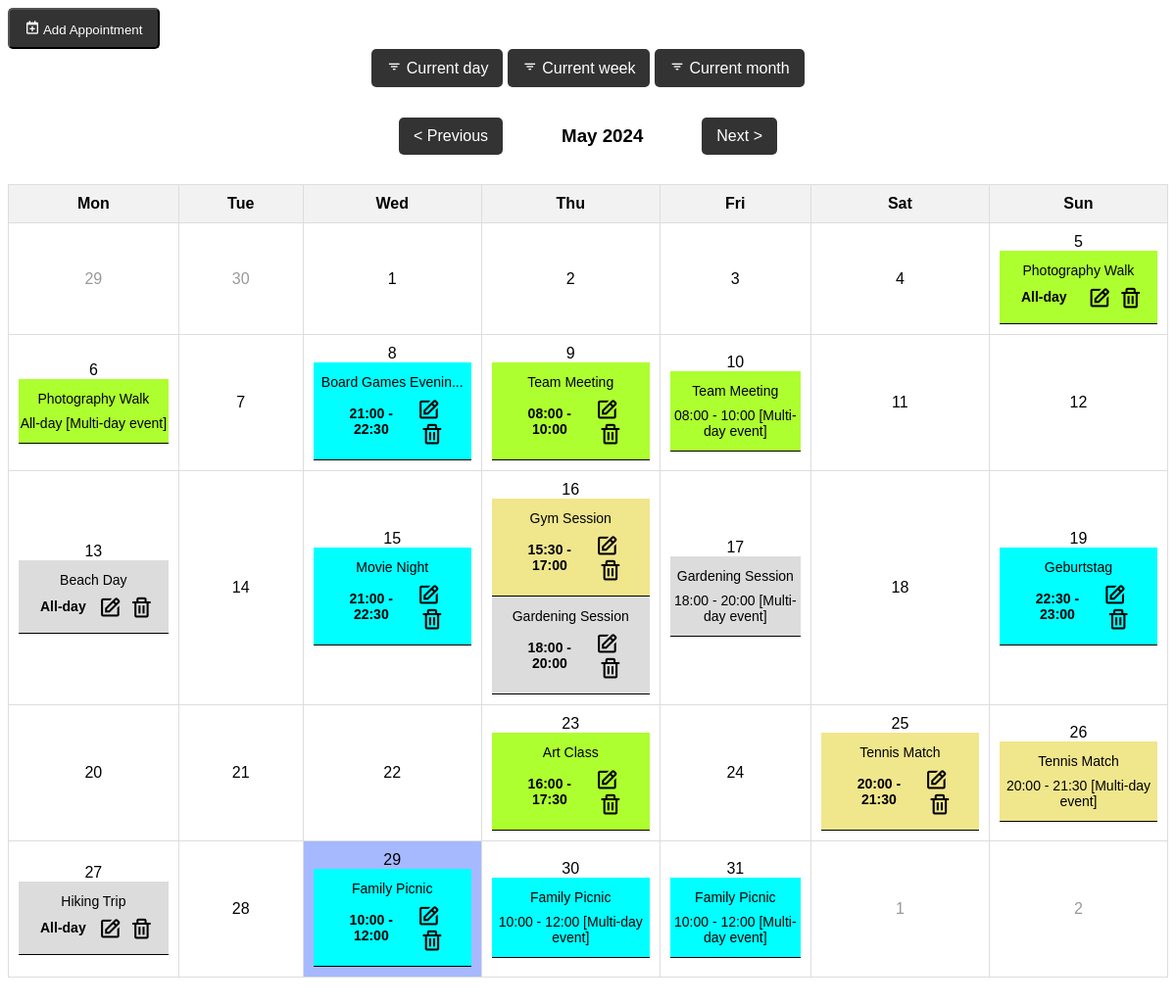
The page / on the database its author committed.
### tables this page shows
CREATE TABLE `appointments` (
  `id` int(11) NOT NULL,
  `title` varchar(255) NOT NULL,
  `description` text DEFAULT NULL,
  `date` date NOT NULL,
  `end_date` date DEFAULT NULL,
  `start_time` time DEFAULT NULL,
  `end_time` time DEFAULT NULL,
  `is_full_day` tinyint(1) NOT NULL DEFAULT 0,
  `category` varchar(50) DEFAULT NULL,
  `created_at` timestamp NULL DEFAULT current_timestamp(),
  `category_id` int(11) DEFAULT NULL
);

### index.php (the view, shortened to what this page needs)
<?php
include 'db_connection.php';
$month = isset($_GET['month']) ? $_GET['month'] : date('m');
$year = isset($_GET['year']) ? $_GET['year'] : date('Y');
$view = isset($_GET['view']) ? $_GET['view'] : 'month';
$daysInMonth = cal_days_in_month(CAL_GREGORIAN, $month, $year);
$firstDay = mktime(0, 0, 0, $month, 1, $year);
$monthName = date('F', $firstDay);
$dayOfWeek = date('N', $firstDay);
$currentWeek = date('W');
$daysOfWeek = ["Mon", "Tue", "Wed", "Thu", "Fri", "Sat", "Sun"];
?>
<!DOCTYPE html>
<html lang="en">
<head>
    <link rel="stylesheet" href="css/style.css">
    <link href='https://unpkg.com/boxicons@2.1.4/css/boxicons.min.css' rel='stylesheet'>
</head>
<body>
    <button onclick="openAddModal()" class="buttun"> <i class='bx bx-calendar-plus bx-tada bx-xs'></i> Add Appointment</button>
    <div class="calendar-container">
        <div class="navigation">
            <a href='?view=day&month=<?= date('m') ?>&year=<?= date('Y') ?>'> <i class='bx bx-filter'></i> Current day </a> &nbsp;
            <a href='?view=week&month=<?= date('m') ?>&year=<?= date('Y') ?>&week=<?= $currentWeek ?>'> <i class='bx bx-filter'></i> Current week</a>&nbsp;
            <a href='?view=month&month=<?= date('m') ?>&year=<?= date('Y') ?>'><i class='bx bx-filter'></i> Current month</a>
        </div>
        <?php if ($view == 'month') : ?>
            <div class="navigation">
                <a href='?month=<?= ($month == 1) ? 12 : $month - 1 ?>&year=<?= ($month == 1) ? $year - 1 : $year ?>'>
                    &lt; Previous</a>
                <h3 class='h3'><?= $monthName ?> <?= $year ?></h3>
                <a href='?month=<?= ($month == 12) ? 1 : $month + 1 ?>&year=<?= ($month == 12) ? $year + 1 : $year ?>'>Next
                    &gt;</a>
            </div>
            <table class="tableM">
                <tr>
                    <?php foreach ($daysOfWeek as $day) : ?>
                        <th><?= $day ?></th>
                    <?php endforeach; ?>
                </tr>
                <tr>
                    <?php
                    for ($i = 1; $i < $dayOfWeek; $i++) {
                        echo "<td class='other-month'>" . (date('t', mktime(0, 0, 0, $month - 1, 1, $year)) - ($dayOfWeek - $i - 1)) . "</td>";
                    }
                    $dates = [];
                    for ($day = 1; $day <= $daysInMonth; $day++) {
                        $class = ($day == date('j') && $month == date('n') && $year == date('Y')) ? 'today' : '';
                        echo "<td class='date $class' style='width: 300px'>$day";
                        if (!empty($dates)) {
                            foreach ($dates as $date => $data) {
                                if (date('d', strtotime($date)) == $day) {
                                    foreach ($data as $entry) {
                                        $color = $entry['color'];
                                        $title = (strlen($entry['title']) > 18) ? substr($entry['title'], 0, 18) . '...' : $entry['title'];
                                        $time = $entry['time'];
                                        $id = $entry['id'];
                                        echo "<div class='appointment' style='background-color: $color;'>";
                                        echo "<span class='date Hovericon' onclick='DisplayEventsModel(" . $id . ")'>$title</span><br/>";
                                        echo "<div class='descriptionCurrEv'><span>$time [Multi-day event]</span>";
                                        echo "</div></div>";
                                    }
                                    unset($dates[$date]);
                                }
                            }
                        }
                        $sql = "SELECT a.*, c.*, a.id FROM appointments a LEFT JOIN categories c ON a.category_id = c.id WHERE YEAR(a.date) = $year AND MONTH(a.date) = $month AND DAY(a.date) = $day ORDER BY a.start_time";
                        $result = $pdo->query($sql);
                        if ($result->rowCount() > 0) {
                            while ($row = $result->fetch(PDO::FETCH_ASSOC)) {
                                $time = '';
                                $title = (strlen($row['title']) > 18) ? substr($row['title'], 0, 18) . '...' : $row['title'];
                                if ($row["is_full_day"] == 1) {
                                    echo "<div class='appointment' style='background-color: " . $row["color"] . ";'>";
                                    echo "<span class='full-day Hovericon' onclick='DisplayEventsModel(" . $row["id"] . ")'>" . $title . "<br/></span> <div class='containerAll'> <span class='descriptionEv'> All-day</span>";
                                    $time = 'All-day';
                                } else {
                                    echo "<div class='appointment' style='background-color: " . $row["color"] . ";'>";
                                    echo "<span class='timed Hovericon' onclick='DisplayEventsModel(" . $row["id"] . ")'>" . $title . " <br/> </span>";
                                    echo "<div class='containerAll'><span class='descriptionEv'>" . substr($row["start_time"], 0, 5);
                                    if (!empty($row["end_time"])) {
                                        echo " - " . substr($row["end_time"], 0, 5);
                                    }
                                    $time = substr($row["start_time"], 0, 5) . " - " . substr($row["end_time"], 0, 5);
                                    echo "</span>";
                                }
                                if (!empty($row["end_date"]) && $row["end_date"] != $row["date"]) {
                                    $start = new DateTime($row["date"]);
                                    $end = new DateTime($row["end_date"]);
                                    $currentDate = clone $start;
                                    $currentDate = $currentDate->modify('+1 day');
                                    while ($currentDate <= $end) {
                                        $dates[$currentDate->format('Y-m-d')][] = [
                                            'color' => $row["color"],
                                            'title' => $row["title"],
                                            'id' => $row["id"],
                                            'time' => $time
                                        ];
                                        $currentDate->modify('+1 day');
                                    }
                                }
                                echo "<div class='iconsDV'><i class='bx bx-edit bx-sm Hovericon' style='margin-right: 7px;' onclick='openModalEdite(" . $row["id"] . ")'></i>";
                                echo "<i class='bx bx-trash bx-sm Hovericon' onclick='deleteAppointment(" . $row["id"] . ")'></i></div>";
                                echo "</div></div>";
                            }
                        }
                        echo "</td>";
                        if (date('N', mktime(0, 0, 0, $month, $day, $year)) == 7) {
                            echo "</tr><tr>";
                        }
                    }
                    $lastDayOfWeek = date('N', mktime(0, 0, 0, $month, $daysInMonth, $year));
                    for ($i = $lastDayOfWeek + 1; $i <= 7; $i++) {
                        $nextMonthDay = $i - $lastDayOfWeek;
                        echo "<td class='other-month'>$nextMonthDay</td>";
                    }
                    ?>
                </tr>
            </table>
        <?php endif; ?>
    </div>
</body>
</html>

### css/style.css (style rules this page uses)
body { font-family: Arial, sans-serif; }
table { border-collapse: collapse; width: 100%; margin-bottom: 70px; }
th, td { border: 1px solid #ddd; padding: 10px; text-align: center; }
.tableM td { height:60px; }
th { background-color: #f2f2f2; }
.today { background-color: #a6b9ff; }
.other-month { color: #999; }
.navigation { margin-bottom: 20px; display: flex; justify-content: center; align-items: center; }
.navigation a ,.buttun { padding: 10px 15px; background-color: #333; color: #fff; text-decoration: none; border-radius: 5px; transition: background-color 0.3s ease; }
.navigation .h3 { margin-left: 60px; margin-right: 60px; }
.appointment { font-size: 14px; padding-top: 12px; padding-bottom: 12px; border-bottom: 1px solid black; }
.descriptionEv { color: black; font-weight: bolder; margin-left: 22px; margin-top: -5px; font-size: 14px; }
.containerAll { display: flex; align-items: center; margin-top: 9px; }
.iconsDV { margin-left: auto; margin-right: 15px; }
.descriptionCurrEv { margin-top: 9px; }
.Hovericon { cursor: pointer; }

### rows shown on the page
appointments: title "Photography Walk", time "All-day"
appointments: title "Board Games Evenin...", start_time "21:00", end_time "22:30"
appointments: title "Team Meeting", start_time "08:00", end_time "10:00", time "08:00 - 10:00"
appointments: title "Beach Day"
appointments: title "Movie Night", start_time "21:00", end_time "22:30"
appointments: title "Gym Session", start_time "15:30", end_time "17:00"
appointments: title "Gardening Session", start_time "18:00", end_time "20:00", time "18:00 - 20:00"
appointments: title "Geburtstag", start_time "22:30", end_time "23:00"
appointments: title "Art Class", start_time "16:00", end_time "17:30"
appointments: title "Tennis Match", start_time "20:00", end_time "21:30", time "20:00 - 21:30"
appointments: title "Hiking Trip"
appointments: title "Family Picnic", start_time "10:00", end_time "12:00", time "10:00 - 12:00"

### other values the page prints
$monthName "May"
$year "2024"
$day "Mon"
$day "Tue"
$day "Wed"
$day "Thu"
$day "Fri"
$day "Sat"
$day "Sun"
$nextMonthDay "1"
$nextMonthDay "2"
